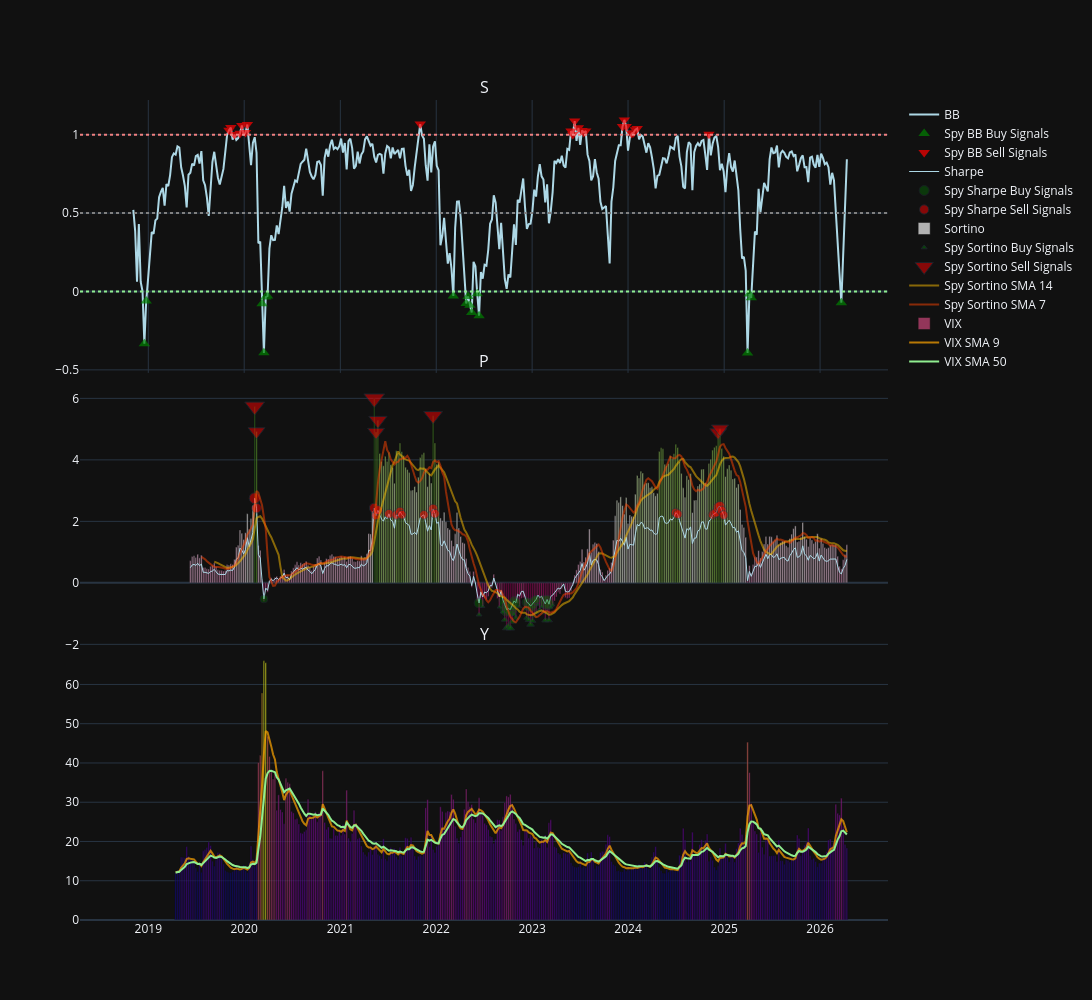

Notebook code for this chart:
### Markdown cell above
Figure Spy Weekly

### Code cell
fig_spy_weekly = make_subplots(
    rows=3, cols=1,
    shared_xaxes=True,
    vertical_spacing=0.0008,
    subplot_titles=('SPY Weekly'),
    row_width=[1.0, 1.0, 1.0]
)

'''fig_spy_weekly.add_trace(go.Candlestick(
    x=spy_weekly_df.index,
    open=spy_weekly_df['Open']['SPY'],
    high=spy_weekly_df['High']['SPY'],
    low=spy_weekly_df['Low']['SPY'],
    close=spy_weekly_df['Close']['SPY'],
    name='SPY',

), row=1, col=1)

fig_spy_weekly.add_trace(go.Scatter(
    x=spy_weekly_df.index[spy_buy_confirmed_weekly],
    y=spy_weekly_df['Close']['SPY'][spy_buy_confirmed_weekly],
    mode='markers',
    marker=dict(size=15,
                color='#00BFFF',
                symbol='star'),
    showlegend=True,
    name='SPY Buy Confirmed Weekly'
), row=1, col=1)

fig_spy_weekly.add_trace(go.Scatter(
    x=spy_weekly_df.index[spy_sell_confirmed_weekly],
    y=spy_weekly_df['Close']['SPY'][spy_sell_confirmed_weekly],
    mode='markers',
    marker=dict(size=15,
                color='#FFFF00',
                colorscale='PuRd',
                symbol='star'),
    showlegend=True,
    name='SPY Sell Confirmed Weekly'
), row=1, col=1)

fig_spy_weekly.add_trace(go.Scatter(
    x=spy_weekly_df.index[spy_buy_combined_weekly],
    y=spy_weekly_df['Close']['SPY'][spy_buy_combined_weekly],
    mode='markers',
    marker=dict(size=15,
                color='blue',
                colorscale='PuRd',
                symbol='arrow-up'),
    opacity=0.7,
    showlegend=True,
    name='Spy Buy Combined Signals'
), row=1, col=1)

fig_spy_weekly.add_trace(go.Scatter(
    x=spy_weekly_df.index[spy_sell_combined_weekly],
    y=spy_weekly_df['Close']['SPY'][spy_sell_combined_weekly],
    mode='markers',
    marker=dict(size=15,
                color='red',
                colorscale='PuRd',
                symbol='arrow-down'),
    opacity=0.7,
    showlegend=True,
    name='Spy Sell Combined Signals'
), row=1, col=1)'''

#---------------------------RSI------------------------#

'''fig_spy_weekly.add_trace(go.Scatter(
    x=spy_weekly_rsi_values.index,
    y=spy_weekly_rsi_values,
    line=dict(color='lightblue', width=2),
    showlegend=True,
    name='RSI'
), row=2, col=1)

fig_spy_weekly.add_trace(go.Scatter(
    x=spy_weekly_rsi_values[spy_weekly_rsi_buy].index,
    y=spy_weekly_rsi_values[spy_weekly_rsi_buy],
    mode='markers',
    marker=dict(size=10,
                color='green',
                symbol='triangle-up'),
    showlegend=True,
    opacity=0.7,
    name='Spy RSI Buy Signals'
), row=2, col=1)

fig_spy_weekly.add_trace(go.Scatter(
    x=spy_weekly_rsi_values[spy_weekly_rsi_sell].index,
    y=spy_weekly_rsi_values[spy_weekly_rsi_sell],
    mode='markers',
    marker=dict(size=10,
                color='red',
                symbol='triangle-down'),
    showlegend=True,
    opacity=0.7,
    name='Spy RSI Sell Signals'
), row=2, col=1)

fig_spy_weekly.add_trace(go.Scatter(
    x=spy_weekly_rsi_sma_20.index,
    y=spy_weekly_rsi_sma_20,
    line=dict(color='orange', width=2),
    opacity=0.7,
    showlegend=True,
    name='SMA 20'
), row=2, col=1)

#--------------------------STOCH RSI---------------------#

fig_spy_weekly.add_trace(go.Scatter(
    x=spy_weekly_rsi_values.index,
    y=spy_weekly_rsi_values,
    line=dict(color='lightblue', width=2),
    showlegend=True,
    name='RSI'
), row=3, col=1)

fig_spy_weekly.add_trace(go.Scatter(
    x=rsi_stochrsi_values_weekly['d'].index,
    y=rsi_stochrsi_values_weekly['d'],
    line=dict(color='lightcoral', width=2),
    showlegend=True,
    name='Spy StochRSI d'
), row=3, col=1)

fig_spy_weekly.add_trace(go.Scatter(
    x=rsi_stochrsi_values_weekly['d'][spy_rsi_stochrsi_buy].index,
    y=rsi_stochrsi_values_weekly['d'][spy_rsi_stochrsi_buy],
    mode='markers',
    marker=dict(size=10,
                color='green',
                symbol='triangle-up'),
    showlegend=True,
    opacity=0.7,
    name='Spy StochRSI Buy Signals'
), row=3, col=1)

fig_spy_weekly.add_trace(go.Scatter(
    x=rsi_stochrsi_values_weekly['d'][spy_rsi_stochrsi_sell].index,
    y=rsi_stochrsi_values_weekly['d'][spy_rsi_stochrsi_sell],
    mode='markers',
    marker=dict(size=10,
                color='red',
                symbol='triangle-down'),
    showlegend=True,
    opacity=0.7,
    name='Spy StochRSI Sell Signals'
), row=3, col=1)'''

#--------------------BB%B-----------------------#

fig_spy_weekly.add_trace(go.Scatter(
    x=spy_bb_values_weekly.index,
    y=spy_bb_values_weekly,
    line=dict(color='lightblue', width=2),
    showlegend=True,
    name='BB'
), row=1, col=1)

fig_spy_weekly.add_trace(go.Scatter(
    x=spy_bb_values_weekly[spy_bb_buy_weekly].index,
    y=spy_bb_values_weekly[spy_bb_buy_weekly],
    mode='markers',
    marker=dict(size=10,
                color='green',
                symbol='triangle-up'),
    showlegend=True,
    opacity=0.7,
    name='Spy BB Buy Signals'
), row=1, col=1)

fig_spy_weekly.add_trace(go.Scatter(
    x=spy_bb_values_weekly.index[spy_bb_sell_weekly],
    y=spy_bb_values_weekly[spy_bb_sell_weekly],
    mode='markers',
    marker=dict(size=10,
                color='red',
                symbol='triangle-down'),
    showlegend=True,
    opacity=0.7,
    name='Spy BB Sell Signals'
), row=1, col=1)

fig_btc_weekly.add_trace(go.Scatter(
    x=spy_bb_sma_20_weekly.index,
    y=spy_bb_sma_20_weekly,
    line=dict(color='orange', width=2),
    opacity=0.7,
    showlegend=True,
    name='BB SMA 20'
), row=1, col=1)

fig_spy_weekly.add_hline(y=0, line_dash="dot", line_color="lightgreen", row=1, col=1)
fig_spy_weekly.add_hline(y=0.50, line_dash="dot", line_color="gray", row=1, col=1)
fig_spy_weekly.add_hline(y=1, line_dash="dot", line_color="lightcoral", row=1, col=1)

#------------------------MACD------------------------#

'''fig_spy_weekly.add_trace(go.Scatter(
    x=spy_macd_values_weekly['macd'].index,
    y=spy_macd_values_weekly['macd'],
    line=dict(color='lightblue', width=1),
    showlegend=True,
    name='Spy MACD'
), row=5, col=1)

fig_spy_weekly.add_trace(go.Scatter(
    x=spy_macd_values_weekly['signal'].index,
    y=spy_macd_values_weekly['signal'],
    line=dict(color='red', width=1),
    opacity=0.7,
    showlegend=True,
    name='Spy MACD Signal'
), row=5, col=1)

fig_spy_weekly.add_trace(go.Bar(
    x=spy_macd_values_weekly['histogram'].index,
    y=spy_macd_values_weekly['histogram'],
    marker_color=spy_macd_values_weekly['histogram'],
    showlegend=True,
    name='Spy MACD Histogram'
), row=5, col=1)

fig_btc_weekly.add_trace(go.Scatter(
    x=spy_macd_values_weekly['macd'][spy_macd_buy_weekly].index,
    y=spy_macd_values_weekly['macd'][spy_macd_buy_weekly],
    mode='markers',
    marker=dict(size=12,
                color='green',
                symbol='triangle-up'),
    showlegend=True,
    opacity=0.7,
    name='MACD Buy Signals'
), row=5, col=1)

fig_btc_weekly.add_trace(go.Scatter(
    x=spy_macd_values_weekly['macd'][spy_macd_sell_weekly].index,
    y=spy_macd_values_weekly['macd'][spy_macd_sell_weekly],
    mode='markers',
    marker=dict(size=12,
                color='red',
                symbol='triangle-down'),
    showlegend=True,
    opacity=0.7,
    name='Spy MACD Sell Signals'
), row=5, col=1)'''

#------------------------SHARPE-----------------------#


fig_spy_weekly.add_trace(go.Scatter(
    x=spy_sharpe_weekly_values.index,
    y=spy_sharpe_weekly_values,
    line=dict(color='lightblue', width=1),
    showlegend=True,
    name='Sharpe'
), row=2, col=1)

fig_spy_weekly.add_trace(go.Scatter(
    x=spy_sharpe_weekly_values[spy_sharpe_buy_weekly].index,
    y=spy_sharpe_weekly_values[spy_sharpe_buy_weekly],
    mode='markers',
    marker=dict(size=spy_sharpe_weekly_values[spy_sharpe_buy_weekly].abs()*15,
                color='green',
                symbol='circle'),

    showlegend=True,
    opacity=0.5,
    name='Spy Sharpe Buy Signals'
), row=2, col=1)

fig_spy_weekly.add_trace(go.Scatter(
    x=spy_sharpe_weekly_values[spy_sharpe_sell_weekly].index,
    y=spy_sharpe_weekly_values[spy_sharpe_sell_weekly],
    mode='markers',
    marker=dict(size=spy_sharpe_weekly_values[spy_sharpe_sell_weekly].abs()*4,
                color='red',
                symbol='circle'),

    showlegend=True,
    opacity=0.7,
    name='Spy Sharpe Sell Signals'
), row=2, col=1)

fig_btc_weekly.add_trace(go.Scatter(
    x=spy_sharpe_sma_20_weekly.index,
    y=spy_sharpe_sma_20_weekly,
    line=dict(color='purple', width=2),
    showlegend=True,
    opacity=0.7,
    name='Spy Sharpe SMA 20'
), row=2, col=1)

#------------------------SORTINO-----------------------#

fig_spy_weekly.add_trace(go.Bar(
    x=spy_sortino_weekly_values.index,
    y=spy_sortino_weekly_values,
    marker_color=spy_sortino_values,
    showlegend=True,
    opacity=0.7,
    name='Sortino'
), row=2, col=1)

fig_spy_weekly.add_trace(go.Scatter(
    x=spy_sortino_weekly_values[spy_sortino_buy_weekly].index,
    y=spy_sortino_weekly_values[spy_sortino_buy_weekly],
    mode='markers',
    marker=dict(size=spy_sortino_weekly_values[spy_sortino_buy_weekly].abs()*5,
                color='green',
                symbol='triangle-up'),

    showlegend=True,
    opacity=0.7,
    name='Spy Sortino Buy Signals'
), row=2, col=1)

fig_spy_weekly.add_trace(go.Scatter(
    x=spy_sortino_weekly_values[spy_sortino_sell_weekly].index,
    y=spy_sortino_weekly_values[spy_sortino_sell_weekly],
    mode='markers',
    marker=dict(size=spy_sortino_weekly_values[spy_sortino_sell_weekly].abs()*3,
                color='red',
                symbol='triangle-down'),
    showlegend=True,
    opacity=0.7,
    name='Spy Sortino Sell Signals'
), row=2, col=1)

fig_spy_weekly.add_trace(go.Scatter(
    x=spy_sortino_sma_14_weekly.index,
    y=spy_sortino_sma_14_weekly,
    line=dict(color='#FFBF00', width=2),
    showlegend=True,
    opacity=0.5,
    name='Spy Sortino SMA 14'
), row=2, col=1)

fig_spy_weekly.add_trace(go.Scatter(
    x=spy_sortino_sma_7_weekly.index,
    y=spy_sortino_sma_7_weekly,
    line=dict(color='#FF4500', width=2),
    showlegend=True,
    opacity=0.5,
    name='Spy Sortino SMA 7'
), row=2, col=1)

#------------------------VIX----------------------#

fig_spy_weekly.add_trace(go.Bar(
    x=vix.index,
    y=vix,
    marker_color=vix,
    showlegend=True,
    opacity=0.7,
    name='VIX'
), row=3, col=1)

fig_spy_weekly.add_trace(go.Scatter(
    x=vix_sma_9.index,
    y=vix_sma_9,
    marker_color='orange',
    showlegend=True,
    opacity=0.7,
    name='VIX SMA 9'
), row=3, col=1)

fig_spy_weekly.add_trace(go.Scatter(
    x=vix_sma_20.index,
    y=vix_sma_20,
    marker_color='lightgreen',
    showlegend=True,
    name='VIX SMA 50'
), row=3, col=1)

fig_spy_weekly.update_layout(xaxis_rangeslider_visible=False, template='plotly_dark', height=1000, width=1400)

### Figure 1 — Plotly figure (JSON) as saved in the notebook; plotly's stock layout.template omitted (floating-point values rounded to 4 significant figures; data arrays with more than 128 entries replaced by an {"elided": "..."} marker saying what was removed)
{"data": [{"line": {"color": "lightblue", "width": 2}, "name": "BB", "showlegend": true, "type": "scatter", "x": {"elided": "418 str values"}, "xaxis": "x", "y": {"elided": "418 float values"}, "yaxis": "y"}, {"marker": {"color": "green", "size": 10, "symbol": "triangle-up"}, "mode": "markers", "name": "Spy BB Buy Signals", "opacity": 0.7, "showlegend": true, "type": "scatter", "x": ["2018-12-17T00:00:00", "2018-12-24T00:00:00", "2020-03-09T00:00:00", "2020-03-16T00:00:00", "2020-03-23T00:00:00", "2020-03-30T00:00:00", "2022-03-07T00:00:00", "2022-04-25T00:00:00", "2022-05-02T00:00:00", "2022-05-09T00:00:00", "2022-05-16T00:00:00", "2022-06-06T00:00:00", "2022-06-13T00:00:00", "2025-03-31T00:00:00", "2025-04-07T00:00:00", "2025-04-14T00:00:00", "2026-03-23T00:00:00"], "xaxis": "x", "y": [-0.333, -0.0612, -0.07894, -0.3916, -0.0354, -0.02891, -0.02847, -0.07621, -0.03225, -0.08763, -0.1345, -0.01396, -0.1544, -0.3924, -0.01559, -0.04044, -0.07118], "yaxis": "y"}, {"marker": {"color": "red", "size": 10, "symbol": "triangle-down"}, "mode": "markers", "name": "Spy BB Sell Signals", "opacity": 0.7, "showlegend": true, "type": "scatter", "x": ["2019-11-04T00:00:00", "2019-11-11T00:00:00", "2019-11-25T00:00:00", "2019-12-16T00:00:00", "2019-12-23T00:00:00", "2020-01-06T00:00:00", "2020-01-13T00:00:00", "2021-11-01T00:00:00", "2023-05-29T00:00:00", "2023-06-05T00:00:00", "2023-06-12T00:00:00", "2023-06-26T00:00:00", "2023-07-10T00:00:00", "2023-07-17T00:00:00", "2023-07-24T00:00:00", "2023-12-11T00:00:00", "2023-12-18T00:00:00", "2023-12-25T00:00:00", "2024-01-15T00:00:00", "2024-01-22T00:00:00", "2024-01-29T00:00:00", "2024-02-05T00:00:00", "2024-11-04T00:00:00"], "xaxis": "x", "y": [1.028, 1.045, 1.001, 1.009, 1.058, 1.013, 1.065, 1.068, 1.023, 1.001, 1.087, 1.044, 1.027, 1.014, 1.023, 1.052, 1.094, 1.053, 1.007, 1.012, 1.032, 1.04, 1.003], "yaxis": "y"}, {"line": {"color": "lightblue", "width": 1}, "name": "Sharpe", "showlegend": true, "type": "scatter", "x": {"elided": "417 str values"}, "xaxis": "x2", "y": {"elided": "417 float values"}, "yaxis": "y2"}, {"marker": {"color": "green", "size": [7.842, 9.832, 8.334, 10.69, 13.06, 12.54, 13.06, 10.95, 8.819, 9.726, 9.483, 10.07, 11.35, 10.31, 8.913, 8.085, 8.228, 10.32, 8.058, 10.41], "symbol": "circle"}, "mode": "markers", "name": "Spy Sharpe Buy Signals", "opacity": 0.5, "showlegend": true, "type": "scatter", "x": ["2020-03-16T00:00:00", "2022-06-13T00:00:00", "2022-09-12T00:00:00", "2022-09-19T00:00:00", "2022-09-26T00:00:00", "2022-10-03T00:00:00", "2022-10-10T00:00:00", "2022-10-17T00:00:00", "2022-10-24T00:00:00", "2022-10-31T00:00:00", "2022-12-12T00:00:00", "2022-12-19T00:00:00", "2022-12-26T00:00:00", "2023-01-02T00:00:00", "2023-01-09T00:00:00", "2023-01-16T00:00:00", "2023-02-13T00:00:00", "2023-02-20T00:00:00", "2023-02-27T00:00:00", "2023-03-06T00:00:00"], "xaxis": "x2", "y": [-0.5228, -0.6554, -0.5556, -0.7124, -0.8707, -0.8357, -0.8706, -0.7297, -0.588, -0.6484, -0.6322, -0.6712, -0.7569, -0.6876, -0.5942, -0.539, -0.5486, -0.6879, -0.5372, -0.6942], "yaxis": "y2"}, {"marker": {"color": "red", "size": [11.01, 9.718, 9.736, 8.769, 9.445, 8.982, 8.841, 9.257, 8.87, 8.854, 9.619, 9.003, 9.128, 8.943, 8.861, 9.038, 9.146, 9.829, 9.976, 9.38, 8.819], "symbol": "circle"}, "mode": "markers", "name": "Spy Sharpe Sell Signals", "opacity": 0.7, "showlegend": true, "type": "scatter", "x": ["2020-02-10T00:00:00", "2020-02-17T00:00:00", "2021-05-10T00:00:00", "2021-05-17T00:00:00", "2021-05-24T00:00:00", "2021-07-05T00:00:00", "2021-08-02T00:00:00", "2021-08-16T00:00:00", "2021-08-23T00:00:00", "2021-11-15T00:00:00", "2021-12-20T00:00:00", "2021-12-27T00:00:00", "2024-07-01T00:00:00", "2024-07-08T00:00:00", "2024-11-18T00:00:00", "2024-11-25T00:00:00", "2024-12-02T00:00:00", "2024-12-09T00:00:00", "2024-12-16T00:00:00", "2024-12-23T00:00:00", "2024-12-30T00:00:00"], "xaxis": "x2", "y": [2.751, 2.429, 2.434, 2.192, 2.361, 2.245, 2.21, 2.314, 2.218, 2.214, 2.405, 2.251, 2.282, 2.236, 2.215, 2.259, 2.287, 2.457, 2.494, 2.345, 2.205], "yaxis": "y2"}, {"marker": {"color": {"elided": "417 float values"}}, "name": "Sortino", "opacity": 0.7, "showlegend": true, "type": "bar", "x": {"elided": "417 str values"}, "xaxis": "x2", "y": {"elided": "417 float values"}, "yaxis": "y2"}, {"marker": {"color": "green", "size": [5.167, 3.847, 3.933, 4.709, 5.987, 7.337, 7.059, 7.373, 6.307, 5.162, 5.669, 3.872, 4.228, 5.688, 6.028, 6.773, 6.157, 5.359, 4.847, 3.558, 4.289, 3.855, 4.847, 6.105, 4.754, 6.092, 3.949, 3.614], "symbol": "triangle-up"}, "mode": "markers", "name": "Spy Sortino Buy Signals", "opacity": 0.7, "showlegend": true, "type": "scatter", "x": ["2022-06-13T00:00:00", "2022-06-27T00:00:00", "2022-08-29T00:00:00", "2022-09-12T00:00:00", "2022-09-19T00:00:00", "2022-09-26T00:00:00", "2022-10-03T00:00:00", "2022-10-10T00:00:00", "2022-10-17T00:00:00", "2022-10-24T00:00:00", "2022-10-31T00:00:00", "2022-11-14T00:00:00", "2022-12-05T00:00:00", "2022-12-12T00:00:00", "2022-12-19T00:00:00", "2022-12-26T00:00:00", "2023-01-02T00:00:00", "2023-01-09T00:00:00", "2023-01-16T00:00:00", "2023-01-23T00:00:00", "2023-01-30T00:00:00", "2023-02-06T00:00:00", "2023-02-13T00:00:00", "2023-02-20T00:00:00", "2023-02-27T00:00:00", "2023-03-06T00:00:00", "2023-03-13T00:00:00", "2023-03-20T00:00:00"], "xaxis": "x2", "y": [-1.033, -0.7694, -0.7866, -0.9417, -1.197, -1.467, -1.412, -1.475, -1.261, -1.032, -1.134, -0.7744, -0.8455, -1.138, -1.206, -1.355, -1.231, -1.072, -0.9693, -0.7117, -0.8577, -0.771, -0.9694, -1.221, -0.9509, -1.218, -0.7897, -0.7228], "yaxis": "y2"}, {"marker": {"color": "red", "size": [17.22, 14.78, 17.99, 14.72, 15.86, 16.31, 14.68, 15.03], "symbol": "triangle-down"}, "mode": "markers", "name": "Spy Sortino Sell Signals", "opacity": 0.7, "showlegend": true, "type": "scatter", "x": ["2020-02-10T00:00:00", "2020-02-17T00:00:00", "2021-05-10T00:00:00", "2021-05-17T00:00:00", "2021-05-24T00:00:00", "2021-12-20T00:00:00", "2024-12-09T00:00:00", "2024-12-16T00:00:00"], "xaxis": "x2", "y": [5.74, 4.925, 5.998, 4.905, 5.286, 5.437, 4.893, 5.011], "yaxis": "y2"}, {"line": {"color": "#FFBF00", "width": 2}, "name": "Spy Sortino SMA 14", "opacity": 0.5, "showlegend": true, "type": "scatter", "x": {"elided": "417 str values"}, "xaxis": "x2", "y": {"elided": "417 float values"}, "yaxis": "y2"}, {"line": {"color": "#FF4500", "width": 2}, "name": "Spy Sortino SMA 7", "opacity": 0.5, "showlegend": true, "type": "scatter", "x": {"elided": "417 str values"}, "xaxis": "x2", "y": {"elided": "417 float values"}, "yaxis": "y2"}, {"marker": {"color": {"elided": "366 float values"}}, "name": "VIX", "opacity": 0.7, "showlegend": true, "type": "bar", "x": {"elided": "366 str values"}, "xaxis": "x3", "y": {"elided": "366 float values"}, "yaxis": "y3"}, {"marker": {"color": "orange"}, "name": "VIX SMA 9", "opacity": 0.7, "showlegend": true, "type": "scatter", "x": {"elided": "366 str values"}, "xaxis": "x3", "y": {"elided": "366 float values"}, "yaxis": "y3"}, {"marker": {"color": "lightgreen"}, "name": "VIX SMA 50", "showlegend": true, "type": "scatter", "x": {"elided": "366 str values"}, "xaxis": "x3", "y": {"elided": "366 float values"}, "yaxis": "y3"}], "layout": {"annotations": [{"font": {"size": 16}, "showarrow": false, "text": "S", "x": 0.5, "xanchor": "center", "xref": "paper", "y": 1, "yanchor": "bottom", "yref": "paper"}, {"font": {"size": 16}, "showarrow": false, "text": "P", "x": 0.5, "xanchor": "center", "xref": "paper", "y": 0.6664, "yanchor": "bottom", "yref": "paper"}, {"font": {"size": 16}, "showarrow": false, "text": "Y", "x": 0.5, "xanchor": "center", "xref": "paper", "y": 0.3328, "yanchor": "bottom", "yref": "paper"}], "height": 1000, "shapes": [{"line": {"color": "lightgreen", "dash": "dot"}, "type": "line", "x0": 0, "x1": 1, "xref": "x domain", "y0": 0, "y1": 0, "yref": "y"}, {"line": {"color": "gray", "dash": "dot"}, "type": "line", "x0": 0, "x1": 1, "xref": "x domain", "y0": 0.5, "y1": 0.5, "yref": "y"}, {"line": {"color": "lightcoral", "dash": "dot"}, "type": "line", "x0": 0, "x1": 1, "xref": "x domain", "y0": 1, "y1": 1, "yref": "y"}], "width": 1400, "xaxis": {"anchor": "y", "domain": [0, 1], "matches": "x3", "rangeslider": {"visible": false}, "showticklabels": false}, "xaxis2": {"anchor": "y2", "domain": [0, 1], "matches": "x3", "showticklabels": false}, "xaxis3": {"anchor": "y3", "domain": [0, 1]}, "yaxis": {"anchor": "x", "domain": [0.6672, 1]}, "yaxis2": {"anchor": "x2", "domain": [0.3336, 0.6664]}, "yaxis3": {"anchor": "x3", "domain": [0, 0.3328]}}}
